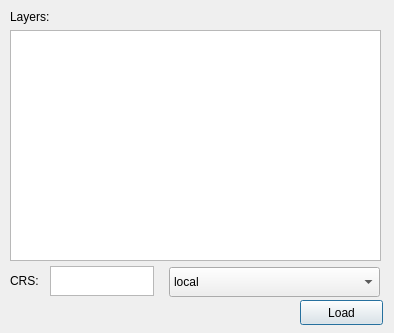
<?xml version="1.0" encoding="UTF-8"?>
<ui version="4.0">
 <class>Dialog</class>
 <widget class="QDialog" name="Dialog">
  <property name="geometry">
   <rect>
    <x>0</x>
    <y>0</y>
    <width>394</width>
    <height>333</height>
   </rect>
  </property>
  <property name="windowTitle">
   <string>Dialog</string>
  </property>
  <widget class="QPlainTextEdit" name="layersText">
   <property name="geometry">
    <rect>
     <x>10</x>
     <y>30</y>
     <width>371</width>
     <height>231</height>
    </rect>
   </property>
   <property name="plainText">
    <string/>
   </property>
  </widget>
  <widget class="QPushButton" name="loadButton">
   <property name="geometry">
    <rect>
     <x>300</x>
     <y>300</y>
     <width>83</width>
     <height>25</height>
    </rect>
   </property>
   <property name="text">
    <string>Load</string>
   </property>
  </widget>
  <widget class="QLabel" name="label">
   <property name="geometry">
    <rect>
     <x>10</x>
     <y>272</y>
     <width>64</width>
     <height>17</height>
    </rect>
   </property>
   <property name="text">
    <string>CRS:</string>
   </property>
  </widget>
  <widget class="QLabel" name="label_2">
   <property name="geometry">
    <rect>
     <x>10</x>
     <y>8</y>
     <width>70</width>
     <height>17</height>
    </rect>
   </property>
   <property name="text">
    <string>Layers:</string>
   </property>
  </widget>
  <widget class="QTextEdit" name="crsText">
   <property name="geometry">
    <rect>
     <x>50</x>
     <y>266</y>
     <width>104</width>
     <height>30</height>
    </rect>
   </property>
   <property name="html">
    <string>&lt;!DOCTYPE HTML PUBLIC &quot;-//W3C//DTD HTML 4.0//EN&quot; &quot;http://www.w3.org/TR/REC-html40/strict.dtd&quot;&gt;
&lt;html&gt;&lt;head&gt;&lt;meta name=&quot;qrichtext&quot; content=&quot;1&quot; /&gt;&lt;style type=&quot;text/css&quot;&gt;
p, li { white-space: pre-wrap; }
&lt;/style&gt;&lt;/head&gt;&lt;body style=&quot; font-family:'Sans'; font-size:11pt; font-weight:400; font-style:normal;&quot;&gt;
&lt;p style=&quot;-qt-paragraph-type:empty; margin-top:0px; margin-bottom:0px; margin-left:0px; margin-right:0px; -qt-block-indent:0; text-indent:0px; font-size:10pt;&quot;&gt;&lt;br /&gt;&lt;/p&gt;&lt;/body&gt;&lt;/html&gt;</string>
   </property>
  </widget>
  <widget class="QComboBox" name="hostCombobox">
   <property name="geometry">
    <rect>
     <x>169</x>
     <y>267</y>
     <width>211</width>
     <height>30</height>
    </rect>
   </property>
   <item>
    <property name="text">
     <string>local</string>
    </property>
   </item>
   <item>
    <property name="text">
     <string>hn</string>
    </property>
   </item>
  </widget>
 </widget>
 <resources/>
 <connections/>
</ui>
